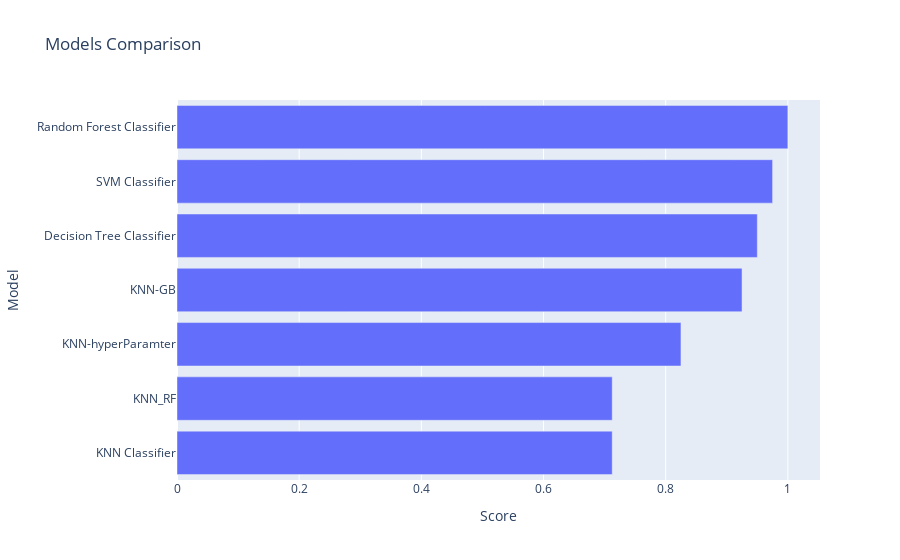

Write notebook code for a chart like this one.
### Code cell
models = pd.DataFrame({
    'Model' : [ 'Random Forest Classifier', 'SVM Classifier', 'KNN Classifier', 'Decision Tree Classifier','KNN-hyperParamter','KNN_RF','KNN-GB'],
    'Score' : [rand_forest_acc, svm_acc,knn_acc2, dtc_acc,knn_acc1,knn_acc3,KNN_gb]
})


sorted_models = models.sort_values(by = 'Score', ascending = True)

fig = px.bar(data_frame = sorted_models, x = 'Score', y = 'Model',
       title = 'Models Comparison')

fig.show()

### Figure 1 — Plotly figure (JSON) as saved in the notebook; plotly's stock layout.template omitted (floating-point values rounded to 4 significant figures)
{"data": [{"alignmentgroup": "True", "hovertemplate": "Score=%{x}<br>Model=%{y}<extra></extra>", "legendgroup": "", "marker": {"color": "#636efa", "pattern": {"shape": ""}}, "name": "", "offsetgroup": "", "orientation": "h", "showlegend": false, "textposition": "auto", "type": "bar", "x": [0.7125, 0.7125, 0.825, 0.925, 0.95, 0.975, 1], "xaxis": "x", "y": ["KNN Classifier", "KNN_RF", "KNN-hyperParamter", "KNN-GB", "Decision Tree Classifier", "SVM Classifier", "Random Forest Classifier"], "yaxis": "y"}], "layout": {"barmode": "relative", "legend": {"tracegroupgap": 0}, "title": {"text": "Models Comparison"}, "xaxis": {"anchor": "y", "domain": [0, 1], "title": {"text": "Score"}}, "yaxis": {"anchor": "x", "domain": [0, 1], "title": {"text": "Model"}}}}
